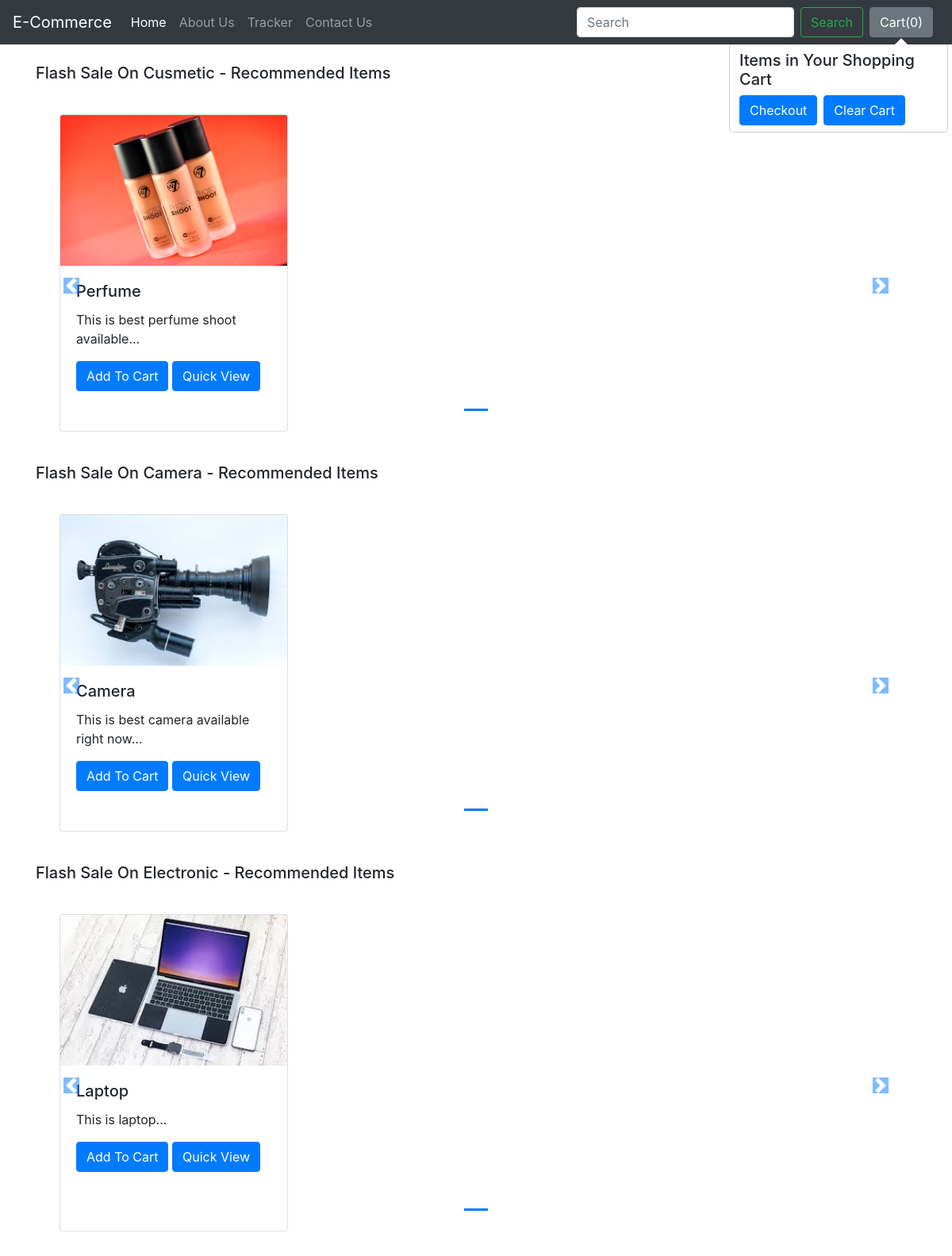
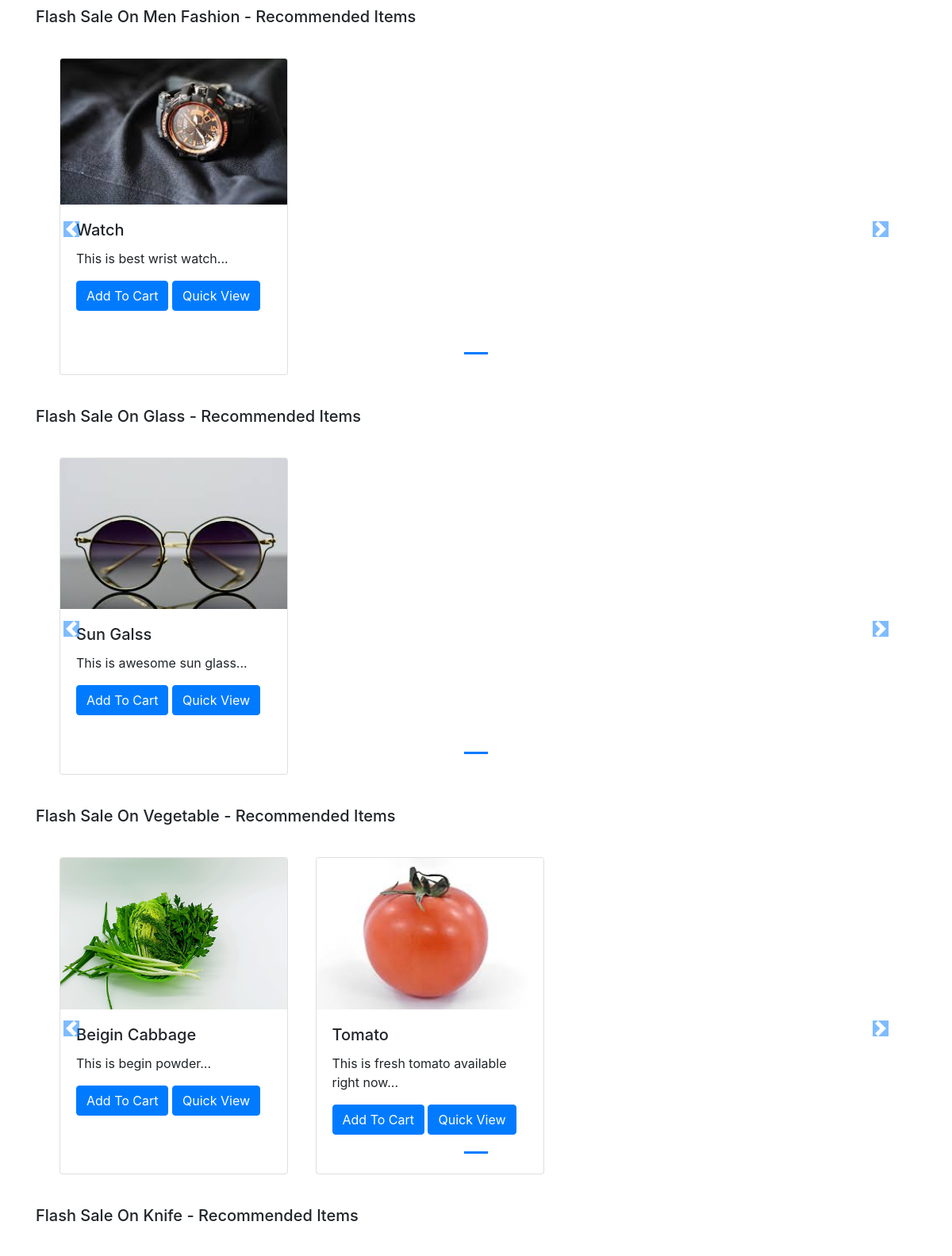
The page / (upper part) on the database its author committed (2 pictures, top to bottom).
### shop/models.py (models this page shows, shortened)
class Product(models.Model):
    product_id = models.AutoField
    product_name = models.CharField(max_length=50)
    desc = models.CharField(max_length=300)
    pub_data = models.DateField()
    category = models.CharField(max_length=50, default="")
    subcategory = models.CharField(max_length=50, default="")
    price = models.IntegerField(default=0)
    image = models.ImageField(upload_to="shop/images", default="")

### shop/views.py (the view)
# urls.py: path('', views.index, name='BlogHome'),
def index(request):
    all_products = []
    product_category = Product.objects.values('category', 'id')
    category = {item['category'] for item in product_category}
    for cat in category:
        prod = Product.objects.filter(category=cat)
        n = len(prod)
        no_of_slides = n // 4 + ceil((n / 4) - (n // 4))
        all_products.append([prod, range(1, no_of_slides), no_of_slides])
    context = {'all_products': all_products, 'title': 'My~E-Commerce'}
    return render(request, 'shop/index.html', context)

### templates/shop/index.html (shortened to what this page needs)
{% extends 'base.html' %}
{% load static %}
{% load bootstrap4 %}
{% block content %}
    <div class="container">
    {% for product, range, no_of_slides in all_products %}
    <h5 class="my-4">Flash Sale On {{product.0.category}} - Recommended Items</h5>
    <div class="row">
<div id="demo{{forloop.counter}}" class="col carousel slide my-3" data-ride="carousel">
    <ul class="carousel-indicators">
      <li data-target="#demo{{forloop.counter}}" data-slide-to="0" class="active bg-primary"></li>
    </ul>
    <div class="container carousel-inner no-padding">
      <div class="carousel-item active">
        {% for i in product %}
        <div class="col-xs-3 col-sm-3 col-md-3 mr-5">
          <div class="card" style="width: 18rem; height: 25rem">
            <img src='/media/{{i.image}}' class="card-img-top" alt="{{i.product_name}}">
            <div class="card-body">
              <h5 class="card-title" id="namepr{{ i.id }}">{{i.product_name}}</h5>
              <p class="card-text">{{i.desc|slice:"0:50"}}...</p>
                <span id="divpr{{ i.id }}" class="divpr">
              <button id="pr{{i.id}}" class="btn btn-primary cart">Add To Cart</button> </span>
                <a href="{% url 'shop:ProductView' i.id %}"><button id="qv{{i.id}}"
                 class="btn btn-primary cart">Quick View</button></a>
            </div>
          </div>
        </div>
        {% endfor %}
    </div>
</div>
</div>
    <a class="carousel-control-prev" href="#demo{{forloop.counter}}" data-slide="prev">
        <span class="carousel-control-prev-icon bg-primary"></span>
    </a>
    <a class="carousel-control-next" href="#demo{{forloop.counter}}" data-slide="next">
        <span class="carousel-control-next-icon bg-primary"></span>
    </a>
        </div>
    {% endfor %}
</div>
 {% endblock content%}

### templates/base.html (shortened to what this page needs)
{% load bootstrap4 %}
<!DOCTYPE html>
<html lang="en">
<head>
    {% bootstrap_css %}
</head>
<body>
<nav class="navbar navbar-expand-lg navbar-dark bg-dark">
  <a class="navbar-brand" href="{% url 'shop:ShopHome' %}">E-Commerce</a>
  <div class="collapse navbar-collapse" id="navbarSupportedContent">
    <ul class="navbar-nav mr-auto">
      <li class="nav-item active">
        <a class="nav-link" href="{% url 'shop:ShopHome' %}">Home <span class="sr-only">(current)</span></a>
      </li>
      <li class="nav-item">
        <a class="nav-link" href="{% url 'shop:AboutUs' %}">About Us</a>
      </li>
        <li class="nav-item">
        <a class="nav-link" href="{% url 'shop:TrackingStatus' %}">Tracker</a>
      </li>
        <li class="nav-item">
        <a class="nav-link" href="{% url 'shop:ContactUs' %}">Contact Us</a>
      </li>
    </ul>
    <form class="form-inline my-2 my-lg-0">
      <input class="form-control mr-sm-2" type="search" placeholder="Search" aria-label="Search">
      <button class="btn btn-outline-success my-2 my-sm-0" type="submit">Search</button>
    </form>
      <button type="button" class="btn btn-secondary mx-2" data-container="body" id="popcart"
              data-toggle="popover" data-placement="bottom" data-html="true">
                Cart(<span id="cart">0</span>)
    </button>
  </div>
</nav>
{% block content %}{% endblock content %}
</body>
</html>

### templates/shop/index.html (style rules this page uses)
.col-md-3 { display: inline-block; }
.carousel-indicators .active { background-color: blue; }
.carousel-control-prev, .carousel-control-next { top: auto; bottom: auto; padding-top: 222px; }

### rows shown on the page
Product: category "Cusmetic", image (picture), product_name "Perfume", desc "This is best perfume shoot available"
Product: category "Camera", image (picture), product_name "Camera", desc "This is best camera available right now"
Product: category "Electronic", image (picture), product_name "Laptop", desc "This is laptop"
Product: category "Men Fashion", image (picture), product_name "Watch", desc "This is best wrist watch"
Product: category "Glass", image (picture), product_name "Sun Galss", desc "This is awesome sun glass"
Product: category "Vegetable", image (picture), product_name "Beigin Cabbage", desc "This is begin powder"
Product: image (picture), product_name "Tomato", desc "This is fresh tomato available right now"
Product: category "Knife"
